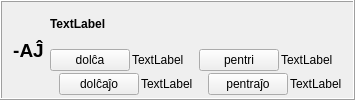
        <widget class="QFrame" name="frame_18">
         <property name="frameShape">
          <enum>QFrame::Box</enum>
         </property>
         <property name="frameShadow">
          <enum>QFrame::Raised</enum>
         </property>
         <layout class="QHBoxLayout" name="horizontalLayout_14">
          <property name="topMargin">
           <number>3</number>
          </property>
          <property name="bottomMargin">
           <number>3</number>
          </property>
          <item>
           <widget class="QLabel" name="label_296">
            <property name="sizePolicy">
             <sizepolicy hsizetype="Maximum" vsizetype="Preferred">
              <horstretch>0</horstretch>
              <verstretch>0</verstretch>
             </sizepolicy>
            </property>
            <property name="styleSheet">
             <string notr="true">font-size: 14pt;
font-weight: bold;</string>
            </property>
            <property name="text">
             <string>-AĴ</string>
            </property>
            <property name="alignment">
             <set>Qt::AlignCenter</set>
            </property>
           </widget>
          </item>
          <item>
           <layout class="QVBoxLayout" name="verticalLayout_346">
            <item>
             <widget class="QLabel" name="Lec08_Label624">
              <property name="styleSheet">
               <string notr="true">font-weight: bold;</string>
              </property>
              <property name="text">
               <string>TextLabel</string>
              </property>
              <property name="wordWrap">
               <bool>true</bool>
              </property>
             </widget>
            </item>
            <item>
             <layout class="QHBoxLayout" name="horizontalLayout_569">
              <item>
               <layout class="QVBoxLayout" name="verticalLayout_347">
                <property name="spacing">
                 <number>2</number>
                </property>
                <item>
                 <layout class="QHBoxLayout" name="horizontalLayout_570">
                  <item>
                   <widget class="neklakebla" name="Lec08_Button609">
                    <property name="sizePolicy">
                     <sizepolicy hsizetype="Maximum" vsizetype="Fixed">
                      <horstretch>0</horstretch>
                      <verstretch>0</verstretch>
                     </sizepolicy>
                    </property>
                    <property name="text">
                     <string>dolĉa</string>
                    </property>
                   </widget>
                  </item>
                  <item>
                   <widget class="QLabel" name="Lec08_Label625">
                    <property name="text">
                     <string>TextLabel</string>
                    </property>
                    <property name="wordWrap">
                     <bool>true</bool>
                    </property>
                   </widget>
                  </item>
                 </layout>
                </item>
                <item>
                 <layout class="QHBoxLayout" name="horizontalLayout_571">
                  <item>
                   <widget class="label_sago_reversa" name="label_377">
                    <property name="sizePolicy">
                     <sizepolicy hsizetype="Maximum" vsizetype="Preferred">
                      <horstretch>0</horstretch>
                      <verstretch>0</verstretch>
                     </sizepolicy>
                    </property>
                    <property name="text">
                     <string/>
                    </property>
                    <property name="pixmap">
                     <pixmap resource="ikonoj.qrc">:/ikonoj/sago_revena.png</pixmap>
                    </property>
                   </widget>
                  </item>
                  <item>
                   <widget class="neklakebla" name="Lec08_Button610">
                    <property name="sizePolicy">
                     <sizepolicy hsizetype="Maximum" vsizetype="Fixed">
                      <horstretch>0</horstretch>
                      <verstretch>0</verstretch>
                     </sizepolicy>
                    </property>
                    <property name="text">
                     <string>dolĉaĵo</string>
                    </property>
                   </widget>
                  </item>
                  <item>
                   <widget class="QLabel" name="Lec08_Label626">
                    <property name="text">
                     <string>TextLabel</string>
                    </property>
                    <property name="wordWrap">
                     <bool>true</bool>
                    </property>
                   </widget>
                  </item>
                 </layout>
                </item>
               </layout>
              </item>
              <item>
               <layout class="QVBoxLayout" name="verticalLayout_348">
                <property name="spacing">
                 <number>2</number>
                </property>
                <item>
                 <layout class="QHBoxLayout" name="horizontalLayout_572">
                  <item>
                   <widget class="neklakebla" name="Lec08_Button32">
                    <property name="sizePolicy">
                     <sizepolicy hsizetype="Maximum" vsizetype="Fixed">
                      <horstretch>0</horstretch>
                      <verstretch>0</verstretch>
                     </sizepolicy>
                    </property>
                    <property name="text">
                     <string>pentri</string>
                    </property>
                   </widget>
                  </item>
                  <item>
                   <widget class="QLabel" name="Lec08_Label41">
                    <property name="text">
                     <string>TextLabel</string>
                    </property>
                    <property name="wordWrap">
                     <bool>true</bool>
                    </property>
                   </widget>
                  </item>
                 </layout>
                </item>
                <item>
                 <layout class="QHBoxLayout" name="horizontalLayout_573">
                  <item>
                   <widget class="label_sago_reversa" name="label_378">
                    <property name="sizePolicy">
                     <sizepolicy hsizetype="Maximum" vsizetype="Preferred">
                      <horstretch>0</horstretch>
                      <verstretch>0</verstretch>
                     </sizepolicy>
                    </property>
                    <property name="text">
                     <string/>
                    </property>
                    <property name="pixmap">
                     <pixmap resource="ikonoj.qrc">:/ikonoj/sago_revena.png</pixmap>
                    </property>
                   </widget>
                  </item>
                  <item>
                   <widget class="neklakebla" name="Lec08_Button33">
                    <property name="sizePolicy">
                     <sizepolicy hsizetype="Maximum" vsizetype="Fixed">
                      <horstretch>0</horstretch>
                      <verstretch>0</verstretch>
                     </sizepolicy>
                    </property>
                    <property name="text">
                     <string>pentraĵo</string>
                    </property>
                   </widget>
                  </item>
                  <item>
                   <widget class="QLabel" name="Lec08_Label42">
                    <property name="text">
                     <string>TextLabel</string>
                    </property>
                    <property name="wordWrap">
                     <bool>true</bool>
                    </property>
                   </widget>
                  </item>
                 </layout>
                </item>
               </layout>
              </item>
             </layout>
            </item>
           </layout>
          </item>
         </layout>
        </widget>
